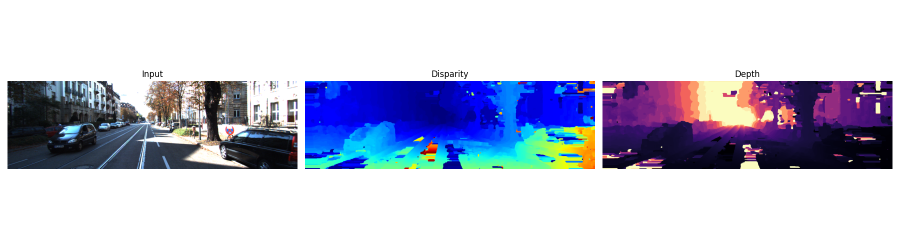
#> input picture output/report/stereo/example_00.png, 1800 x 500 px, given in place of 000000_10.png, which was not available (shown at 1/2 size)
$ python generate_report_data.py
#> lines starting #> are read from the running program, lines starting #| are printed output that depends on the picture; pictures that were not available may be replaced by others from this repository, and a replacement may not be noted
### utils.py
import numpy as np
import cv2
import os

def load_kitti_images(data_dir, split='training', index=0):
#> called with data_dir = 'data_scene_flow', split = 'training', index = 0
    idx_str = f"{index:06d}_10.png"
    img_l_path = os.path.join(data_dir, split, 'image_2', idx_str)
    img_r_path = os.path.join(data_dir, split, 'image_3', idx_str)

    img_l = cv2.imread(img_l_path)
#> img_l is the input picture: shape (500, 1800, 3); mean B, G, R 213.8, 194.8, 192.4
    img_r = cv2.imread(img_r_path)
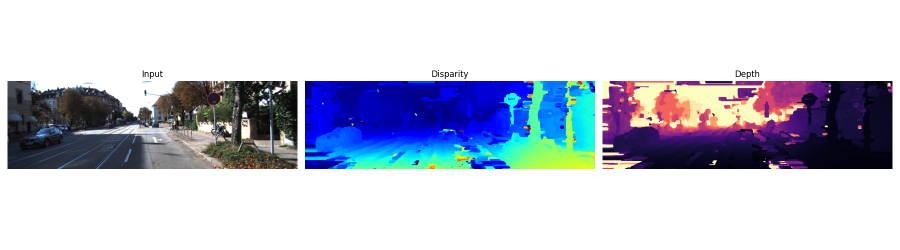
#> input picture output/report/stereo/example_01.png, 1800 x 500 px, given in place of 000000_10.png, which was not available (shown at 1/2 size)
#> img_r is the input picture: shape (500, 1800, 3); mean B, G, R 211.6, 196.8, 192.5

    if img_l is None or img_r is None:
        raise FileNotFoundError(f"Images not found for index {index}")

    return cv2.cvtColor(img_l, cv2.COLOR_BGR2GRAY), cv2.cvtColor(img_r, cv2.COLOR_BGR2GRAY), cv2.cvtColor(img_l, cv2.COLOR_BGR2RGB)

# [9 lines left out: function load_kitti_gt, not called in this run]

def load_calibration(calib_dir, index=0):
    idx_str = f"{index:06d}.txt"
    calib_path = os.path.join(calib_dir, idx_str)

    if not os.path.exists(calib_path):
        # Fallback to 000000.txt if specific one doesn't exist
        calib_path = os.path.join(calib_dir, "000000.txt")

    data = {}
    with open(calib_path, 'r') as f:
        for line in f:
            if ':' in line:
                key, value = line.split(':', 1)
                key = key.strip()
                value = value.strip()
                try:
                    data[key] = np.array([float(x) for x in value.split()])
                except ValueError:
                    # Skip values that cannot be converted to float (like timestamps)
                    continue

    p2 = data['P_rect_02'].reshape(3, 4)
    p3 = data['P_rect_03'].reshape(3, 4)

    fx = p2[0, 0]
    # Baseline B = |t_x3 - t_x2| / fx
    # In KITTI, p[0,3] is fx * baseline_offset_from_ref
    # B = |P3[0,3] - P2[0,3]| / fx
    baseline = abs(p3[0, 3] - p2[0, 3]) / fx

    return fx, baseline

# [71 lines left out: functions compute_errors, load_poses, load_vo_calib, compute_ate, compute_rpe, not called in this run]

### stereo_matcher.py
import numpy as np
import cv2

class StereoMatcher:
    def __init__(self, window_size=7, max_disp=64):
        self.window_size = window_size
        self.max_disp = max_disp
        self.half_window = window_size // 2

    # [225 lines left out: functions compute_disparity, _block_matching_sad, _block_matching_ssd, _block_matching_ncc, left_right_consistency_check, post_process and 2 more, not called in this run]

### generate_report_data.py
import os
import numpy as np
import cv2
import matplotlib.pyplot as plt
from tqdm import tqdm
from stereo_matcher import StereoMatcher
from visual_odometry import VisualOdometry
from utils import (load_kitti_images, load_kitti_gt, load_calibration,
                   compute_errors, load_vo_calib, load_poses,
                   compute_ate, compute_rpe)

def generate_stereo_examples():
    print("\n--- Generating 10 Stereo Examples ---")
    data_dir = 'data_scene_flow'
    calib_dir = 'calib_cam_to_cam'
    output_dir = 'output/report/stereo'
    os.makedirs(output_dir, exist_ok=True)

    indices = list(range(10))
    matcher = StereoMatcher(window_size=15, max_disp=128) # better results from ablation

    for idx in tqdm(indices):
        img_l, img_r, img_color = load_kitti_images(data_dir, index=idx)
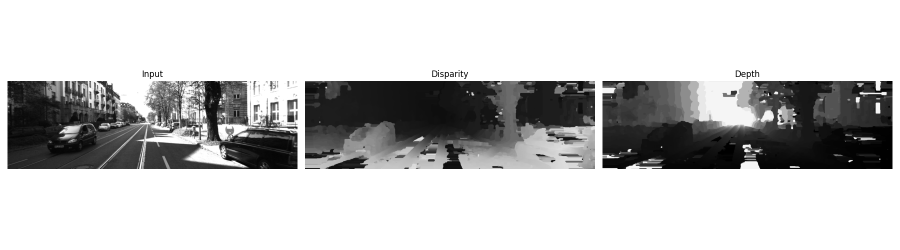
#> img_l: shape (500, 1800) (shown at 1/2 size); min 0, max 255, mean 196.3
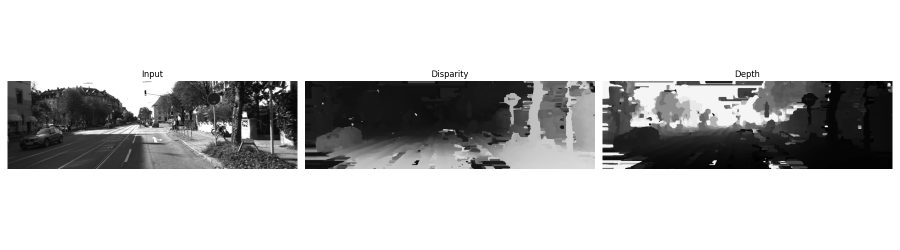
#> img_r: shape (500, 1800) (shown at 1/2 size); min 0, max 255, mean 197.2
        fx, baseline = load_calibration(calib_dir, index=idx)

        disp = matcher.compute_disparity(img_l, img_r, method='SSD')
        disp = matcher.post_process(matcher.left_right_consistency_check(disp, matcher.compute_disparity(img_l, img_r, method='SSD', right_reference=True)))

        depth = np.zeros_like(disp)
        mask = disp > 0
        depth[mask] = (fx * baseline) / disp[mask]

        fig, ax = plt.subplots(1, 3, figsize=(18, 5))
        ax[0].imshow(img_color); ax[0].set_title("Input"); ax[0].axis('off')
        ax[1].imshow(disp, cmap='jet'); ax[1].set_title("Disparity"); ax[1].axis('off')
        ax[2].imshow(np.clip(depth, 0, 80), cmap='magma'); ax[2].set_title("Depth"); ax[2].axis('off')
        plt.tight_layout()
        plt.savefig(os.path.join(output_dir, f"example_{idx:02d}.png"))
        plt.close()

# [49 lines left out: function generate_vo_results, not called in this run]

if __name__ == "__main__":
#> (the run stopped early here; a loop or call above may not have finished)
